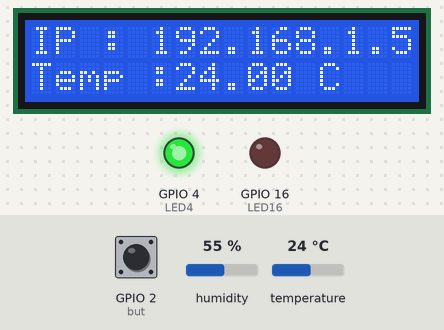
Bench run of a sketch on a simulated ESP32. On the bench: 16×2 character LCD, output pins drawn as LEDs (lit = HIGH). The inputs (shaded band) are chosen by the test bench; at power-on: GPIO 2 (but) HIGH, temperature 24 °C, humidity 55 %. WiFi joins after 1.5 s; servers stay silent unless stated; web services answer with replies made up by the test bench; what the sketch prints to the serial monitor is not drawn.

Above: at 4.3 s.
4.4 s: GPIO 2 (but) pulled LOW for 2.6 s
At 7.2 s:
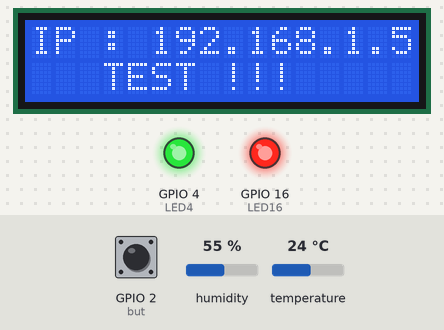
9.5 s: temperature set to 12 °C
At 10.4 s:
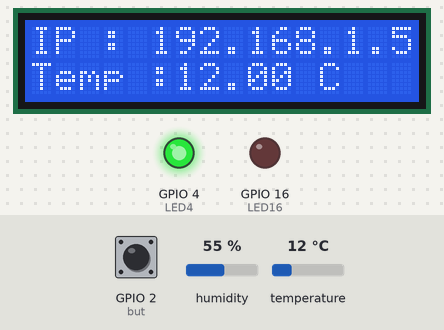
12.5 s: temperature set to 19 °C
At 14.7 s:
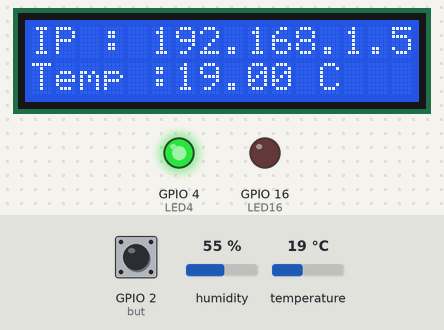
15.6 s: temperature set to 28 °C
At 17.5 s:
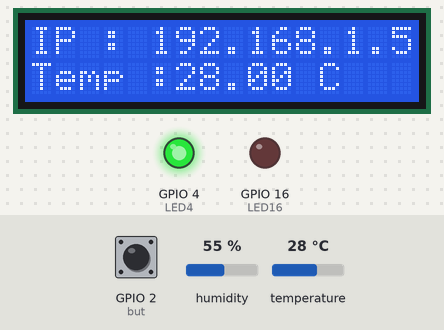
Timing chart, 0 to 19.0 s (numbered marks = the images above; inputs shaded):
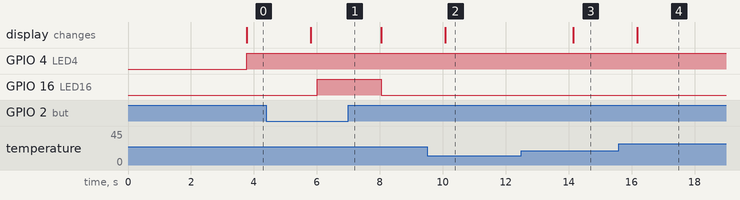

Measured:
- after the input at 4.4 s, GPIO 16 (LED16): LOW → HIGH after 1.6 s, → LOW 2.0 s later; the display: changes after 1.4 s (image 1)
- after the input at 9.5 s, the display: changes after 0.58 s (image 2)
- after the input at 12.5 s, the display: changes after 1.6 s (image 3)
- after the input at 15.6 s, the display: changes after 0.58 s (image 4)

The sketch:

ESP32_Temperature.ino
```cpp
// Import Library LCD
#include <Wire.h>
#include <LiquidCrystal_I2C.h>
// Import Library DHT
#include "DHT.h"
// Inport Line
#include <WiFi.h>
#include <HTTPClient.h>

// Define WIFI
#define SSID        "Wokwi-GUEST"     // บรรทัดที่ 11 ให้ใส่ ชื่อ Wifi ที่จะเชื่อมต่อ
#define PASSWORD    ""     // บรรทัดที่ 12 ใส่ รหัส Wifi
#define LINE_TOKEN  "J8zlEXAVHmuWpm0C2gdjyEzNfTqGhBmsMU29XDOeHVT"   // บรรทัดที่ 13 ใส่ รหัส TOKEN ที่ได้มาจากข้างบน
// Define DHT
#define DHTPIN 17
#define DHTTYPE DHT22   // DHT 22  (AM2302), AM2321
// Define Button
#define but 2


//******* Variable
// For DHT
DHT dht(DHTPIN, DHTTYPE);
// For LCD
LiquidCrystal_I2C lcd(0x27, 16, 2);
// For LED
int LED16 = 16; // Pin D16
int LED4 = 4;   // Pin  D4
// Count time 150 = 150
int istime = 0;
// check status
boolean isover= false;


void setup() {
  Serial.begin(9600);
  // For Clear
  istime = 0;
  isover = false;
  // For DHT
  dht.begin();
  // For LCD
  lcd.init();
  lcd.backlight();
  // For LED
  pinMode(LED16, OUTPUT);
  pinMode(LED4, OUTPUT);
  digitalWrite(LED16, LOW);
  digitalWrite(LED4, LOW);
  // For Button
  pinMode(but,INPUT); // Pull down
  // For Conenct WIFI


   WiFi.begin(SSID, PASSWORD);
  Serial.printf("WiFi connecting to %s\n",  SSID);
  while (WiFi.status() != WL_CONNECTED) {
    Serial.print(".");
    lcd.setCursor(0,0);
    lcd.print("   Connecting ..    ");
    delay(400);
  }
  Serial.printf("\nWiFi connected\nIP : ");
   Serial.println(WiFi.localIP());

}

void loop() {
  delay(2000);
if (WiFi.status() == WL_CONNECTED) {

    lcd.setCursor(0,0);
    lcd.print("IP : "+WiFi.localIP().toString());
 if(digitalRead(but) == HIGH){

      //******** Read Temperature
      float t = dht.readTemperature();
      Serial.println("istime"+String(istime));
      lcd.setCursor(0,1);
      lcd.print("Temp :" + String(t) + " C");
              Serial.println("Temp :" +  String(t) + " C");


      if (!isnan(t) ) { //0 = number
          if (t > 50){

                  if (istime == 0){
                    NotifyLine("ตรวจพบอุณหภูมิมากกว่าที่กำหนด : " + String(t) + " C");
                    istime++;
                  }else{
                    istime++;
                    if(istime ==150)istime = 0;
                  }
              isover = true;
            digitalWrite(LED16, HIGH);
            digitalWrite(LED4, LOW);
          }else{
              if(isover){
                NotifyLine("อุณหภูมิกลับมาปกติ : " + String(t) + " C");
                isover = false;
              }
            digitalWrite(LED16, LOW);
            digitalWrite(LED4, HIGH);
          }

      }else{
           lcd.setCursor(0,1);
           lcd.print("Failed read DHT !");
         Serial.println("Failed to read from DHT sensor!");
      }
 }else{
  // Pressed Test
    lcd.setCursor(0,1);
    lcd.print("   TEST !!!    ");
    NotifyLine(" Test ");
    digitalWrite(LED16, HIGH);
    digitalWrite(LED4, HIGH);
 }
}else{
      lcd.setCursor(0,0);
    lcd.print("Disconnect !!");
    Serial.println(F("Disconnect !!"));
}
}


void NotifyLine(String message) {
  HTTPClient http;

  http.begin("https://notify-api.line.me/api/notify");
  http.addHeader("Authorization", "Bearer " + String(LINE_TOKEN));
  http.addHeader("Content-Type", "application/x-www-form-urlencoded");

  String encodedMessage = "message=" + urlEncode(message);
  int httpCode = http.POST(encodedMessage);

  if (httpCode > 0) {
    String response = http.getString();
  } else {
    Serial.println("....");
  }

  http.end();
}

String urlEncode(String value) {
  String encodedValue = "";
  char c;
  for (size_t i = 0; i < value.length(); i++) {
    c = value.charAt(i);
    if (isAlphaNumeric(c)) {
      encodedValue += c;
    } else {
      encodedValue += String('%');
      encodedValue += String(c, HEX);
    }
  }
  return encodedValue;
}
```
